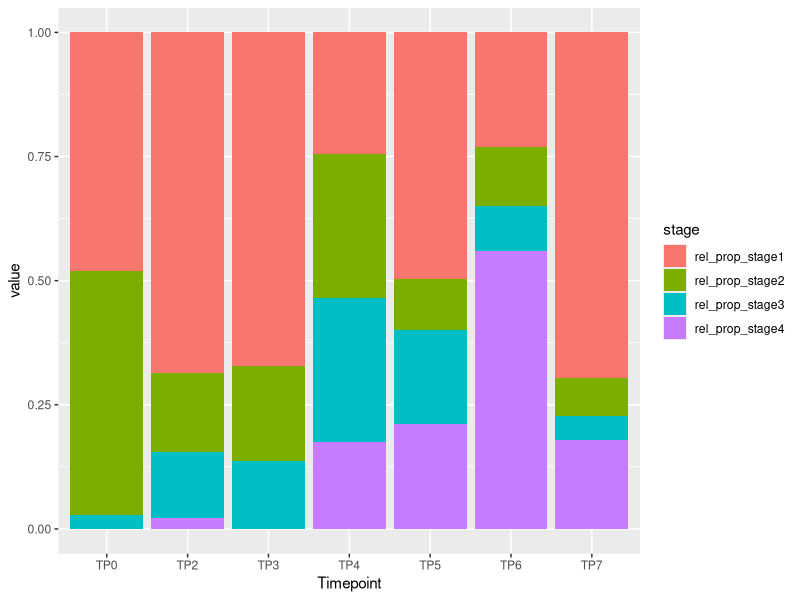
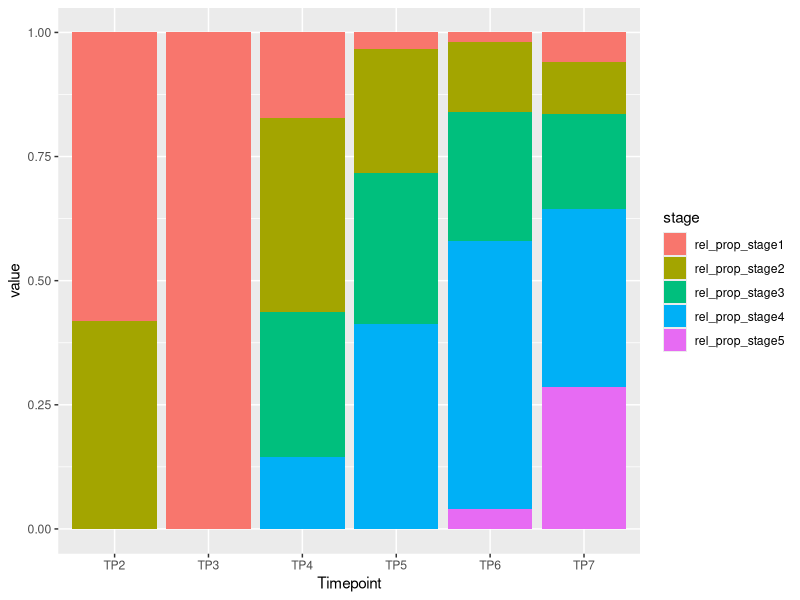

Here is the R script that generated these plots, in order:
## ---- chunk 1
knitr::opts_chunk$set(echo = TRUE)

library(tidyverse)
## ---- chunk 2
Abundance <- read.csv("data/Abundance.csv", header = T, na.strings = c("", "NA")) %>% 
  select(Coral.ID, Timepoint, Sex, Abundance.of.Stage.One, Abundance.of.Stage.Two, Abundance.of.Stage.Three, Abundance.of.Stage.Four, Abundance.of.Stage.Five, Total.Gamates)
## ---- chunk 3
Abundance_female <- Abundance %>% 
  filter(Sex == "Female") 
## ---- chunk 4
Abundance_female <- Abundance_female %>%
  mutate(rel_prop_stage1 = (Abundance.of.Stage.One / Total.Gamates) * 100,
         rel_prop_stage2 = (Abundance.of.Stage.Two / Total.Gamates) * 100, 
         rel_prop_stage3 = (Abundance.of.Stage.Three / Total.Gamates) * 100, 
         rel_prop_stage4 = (Abundance.of.Stage.Four / Total.Gamates) * 100,
         rel_prop_stage5 = (Abundance.of.Stage.Five / Total.Gamates) * 100)
## ---- chunk 5
Abundance_female_long <- gather(Abundance_female, stage, value, rel_prop_stage1:rel_prop_stage5) %>% 
  select(Coral.ID, Timepoint, Sex, stage, value) %>% 
  na.omit()
## ---- chunk 6
ggplot(Abundance_female_long, aes(fill=stage, y=value, x=Timepoint)) + 
    geom_bar(position="fill", stat="identity")
## ---- chunk 7
Abundance_male <- Abundance %>% 
  filter(Sex == "Male") 
## ---- chunk 8
Abundance_male <- Abundance_male %>%
  mutate(rel_prop_stage1 = (Abundance.of.Stage.One / Total.Gamates) * 100,
         rel_prop_stage2 = (Abundance.of.Stage.Two / Total.Gamates) * 100, 
         rel_prop_stage3 = (Abundance.of.Stage.Three / Total.Gamates) * 100, 
         rel_prop_stage4 = (Abundance.of.Stage.Four / Total.Gamates) * 100,
         rel_prop_stage5 = (Abundance.of.Stage.Five / Total.Gamates) * 100)
## ---- chunk 9
Abundance_male_long <- gather(Abundance_male, stage, value, rel_prop_stage1:rel_prop_stage5) %>% 
  select(Coral.ID, Timepoint, Sex, stage, value) %>% 
  na.omit()
## ---- chunk 10
ggplot(Abundance_male_long, aes(fill=stage, y=value, x=Timepoint)) + 
    geom_bar(position="fill", stat="identity")
